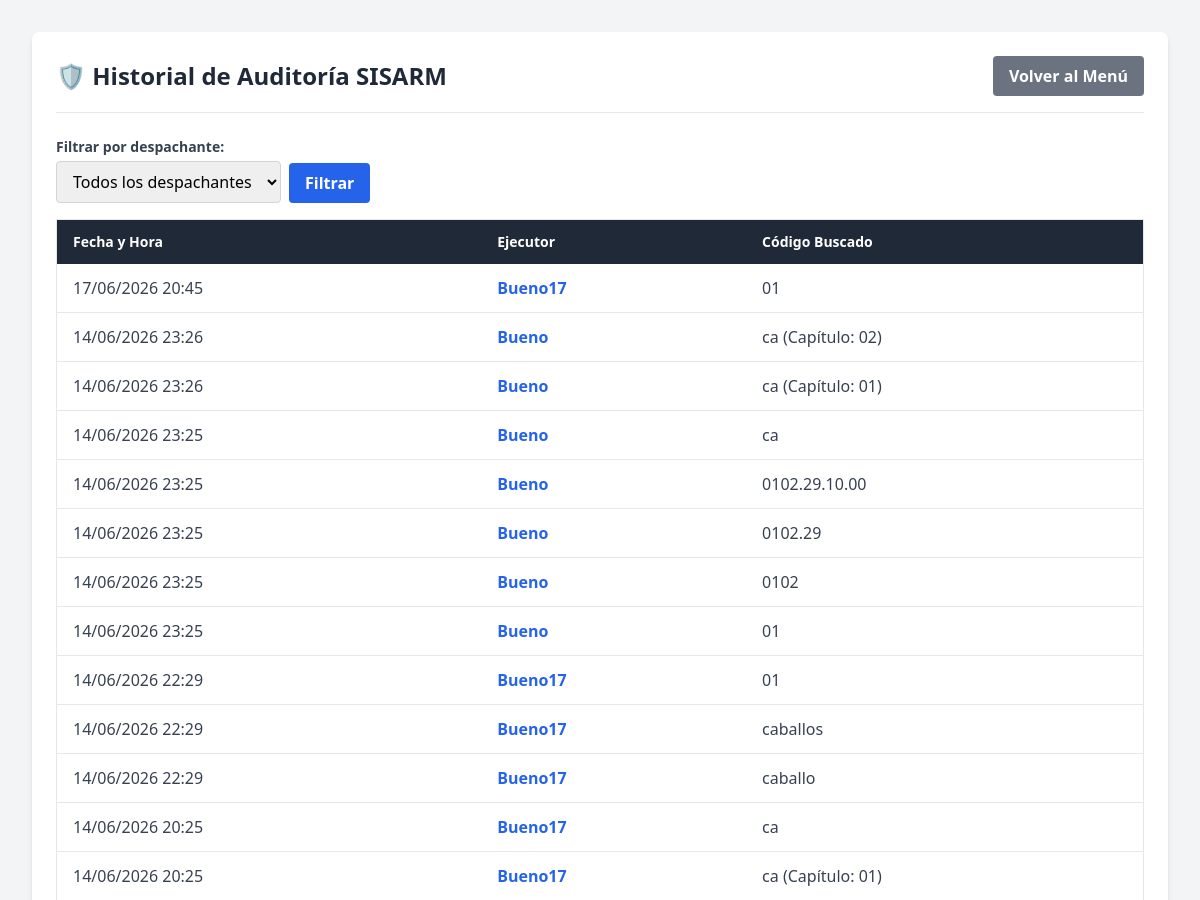
The page /auditoria/ (signed in, upper part) on the database as committed earlier.
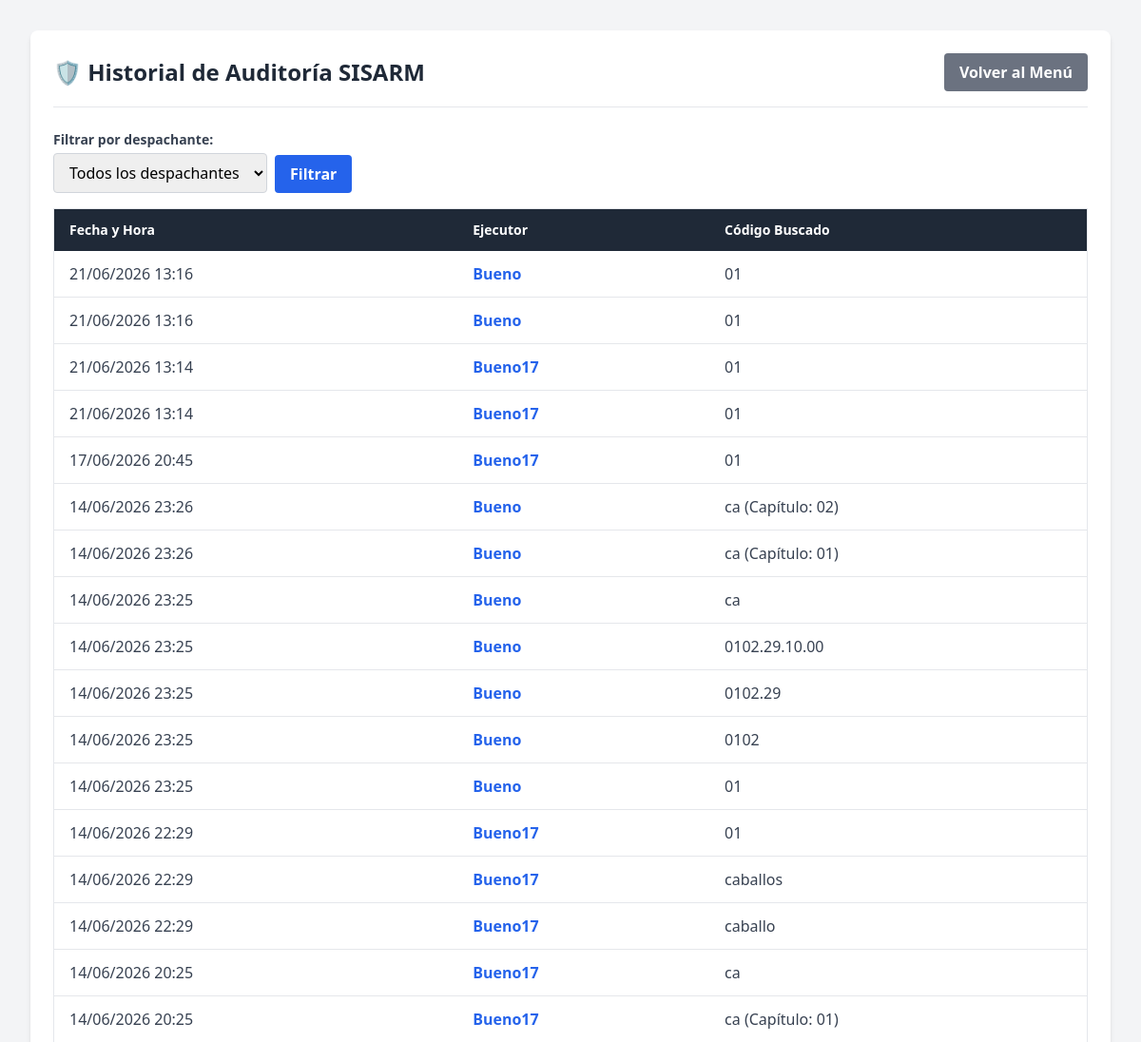
The same page on the database as committed later.
### cuentas/models.py (models this page shows, shortened)
class HistorialBusqueda(models.Model):
    usuario = models.ForeignKey(User, on_delete=models.DO_NOTHING, verbose_name="Usuario Ejecutor")
    codigo_buscado = models.CharField(max_length=50, verbose_name="Código Buscado")
    fecha = models.DateTimeField(auto_now_add=True, verbose_name="Fecha y Hora")
    class Meta:
        verbose_name = "Historial de Búsqueda"
        verbose_name_plural = "Historiales de Búsqueda"
        ordering = ['-fecha']

### cuentas/views.py (the view)
# urls.py: path('auditoria/', views.auditoria_busquedas, name='auditoria'),
@staff_member_required
def auditoria_busquedas(request):
    usuarios = User.objects.filter(historialbusqueda__isnull=False).distinct()
    usuario_filtro = request.GET.get('usuario', '')
    registros = HistorialBusqueda.objects.all()
    if usuario_filtro:
        registros = registros.filter(usuario__username=usuario_filtro)
    return render(request, 'auditoria.html', {
        'registros': registros,
        'usuarios': usuarios,
        'usuario_filtro': usuario_filtro,
    })

### templates/auditoria.html (shortened to what this page needs)
<!DOCTYPE html>
<html lang="es">
<head>
    <script src="https://cdn.tailwindcss.com"></script>
</head>
<body class="bg-gray-100 min-h-screen p-8">
    <div class="max-w-6xl mx-auto bg-white p-6 rounded-lg shadow-md">
        <div class="flex justify-between items-center mb-6 border-b pb-4">
            <h1 class="text-2xl font-bold text-gray-800">🛡️ Historial de Auditoría SISARM</h1>
            <a href="{% url 'home' %}" class="bg-gray-500 hover:bg-gray-600 text-white font-bold py-2 px-4 rounded transition duration-300">
                Volver al Menú
            </a>
        </div>
        <form method="get" class="mb-4 flex flex-wrap gap-2 items-end">
            <div>
                <label for="filtro-usuario" class="block text-sm font-bold text-gray-700 mb-1">Filtrar por despachante:</label>
                <select name="usuario" id="filtro-usuario" class="border border-gray-300 rounded px-3 py-2 focus:outline-none focus:ring-2 focus:ring-blue-500">
                    <option value="">Todos los despachantes</option>
                </select>
            </div>
            <button type="submit" class="bg-blue-600 hover:bg-blue-700 text-white font-bold py-2 px-4 rounded transition duration-300">
                Filtrar
            </button>
        </form>
        <div class="overflow-x-auto">
            <table class="min-w-full bg-white border border-gray-200">
                <thead class="bg-gray-800 text-white">
                    <tr>
                        <th class="py-3 px-4 text-left font-semibold text-sm">Fecha y Hora</th>
                        <th class="py-3 px-4 text-left font-semibold text-sm">Ejecutor</th>
                        <th class="py-3 px-4 text-left font-semibold text-sm">Código Buscado</th>
                    </tr>
                </thead>
                <tbody class="text-gray-700">
                    {% for registro in registros %}
                    <tr class="border-b hover:bg-gray-50">
                        <td class="py-3 px-4">{{ registro.fecha|date:"d/m/Y H:i" }}</td>
                        <td class="py-3 px-4">
                            <a href="{% url 'auditoria' %}?usuario={{ registro.usuario.username }}"
                               class="font-bold text-blue-600 hover:text-blue-800 hover:underline">
                                {{ registro.usuario.username }}
                            </a>
                        </td>
                        <td class="py-3 px-4">{{ registro.codigo_buscado }}</td>
                    </tr>
                    {% endfor %}
                </tbody>
            </table>
        </div>
    </div>
</body>
</html>

Rows that differ between the two databases and show on the page:
added HistorialBusqueda: fecha "21/06/2026 13:16", usuario.username "Bueno", codigo_buscado "01"
added HistorialBusqueda: fecha "21/06/2026 13:16", usuario.username "Bueno", codigo_buscado "01"
added HistorialBusqueda: fecha "21/06/2026 13:14", usuario.username "Bueno17", codigo_buscado "01"
added HistorialBusqueda: fecha "21/06/2026 13:14", usuario.username "Bueno17", codigo_buscado "01"
